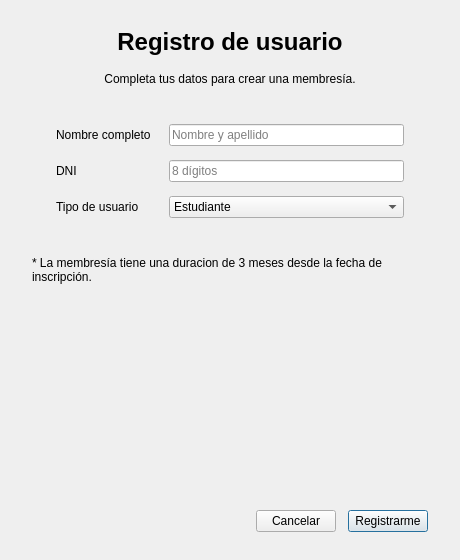
<?xml version="1.0" encoding="UTF-8"?>
<ui version="4.0">
 <class>VentanaRegistro</class>
 <widget class="QDialog" name="VentanaRegistro">
  <property name="geometry">
   <rect>
    <x>0</x>
    <y>0</y>
    <width>460</width>
    <height>560</height>
   </rect>
  </property>
  <property name="minimumSize">
   <size>
    <width>420</width>
    <height>540</height>
   </size>
  </property>
  <property name="windowTitle">
   <string>Registro de usuario</string>
  </property>
  <property name="modal">
   <bool>true</bool>
  </property>
  <layout class="QVBoxLayout" name="layoutRegistro">
   <property name="spacing">
    <number>16</number>
   </property>
   <property name="leftMargin">
    <number>32</number>
   </property>
   <property name="topMargin">
    <number>28</number>
   </property>
   <property name="rightMargin">
    <number>32</number>
   </property>
   <property name="bottomMargin">
    <number>28</number>
   </property>
   <item>
    <widget class="QLabel" name="tituloRegistroLabel">
     <property name="font">
      <font>
       <pointsize>18</pointsize>
       <weight>75</weight>
       <bold>true</bold>
      </font>
     </property>
     <property name="text">
      <string>Registro de usuario</string>
     </property>
     <property name="alignment">
      <set>Qt::AlignCenter</set>
     </property>
    </widget>
   </item>
   <item>
    <widget class="QLabel" name="subtituloRegistroLabel">
     <property name="text">
      <string>Completa tus datos para crear una membresía.</string>
     </property>
     <property name="alignment">
      <set>Qt::AlignCenter</set>
     </property>
     <property name="wordWrap">
      <bool>true</bool>
     </property>
    </widget>
   </item>
   <item>
    <widget class="QFrame" name="formularioFrame">
     <property name="card" stdset="0">
      <string>true</string>
     </property>
     <layout class="QFormLayout" name="formularioRegistro">
      <property name="horizontalSpacing">
       <number>18</number>
      </property>
      <property name="verticalSpacing">
       <number>14</number>
      </property>
      <property name="leftMargin">
       <number>24</number>
      </property>
      <property name="topMargin">
       <number>22</number>
      </property>
      <property name="rightMargin">
       <number>24</number>
      </property>
      <property name="bottomMargin">
       <number>22</number>
      </property>
      <item row="0" column="0">
       <widget class="QLabel" name="nombreLabel">
        <property name="text">
         <string>Nombre completo</string>
        </property>
       </widget>
      </item>
      <item row="0" column="1">
       <widget class="QLineEdit" name="nombreLineEdit">
        <property name="placeholderText">
         <string>Nombre y apellido</string>
        </property>
        <property name="clearButtonEnabled">
         <bool>true</bool>
        </property>
       </widget>
      </item>
      <item row="1" column="0">
       <widget class="QLabel" name="dniLabel">
        <property name="text">
         <string>DNI</string>
        </property>
       </widget>
      </item>
      <item row="1" column="1">
       <widget class="QLineEdit" name="dniLineEdit">
        <property name="maxLength">
         <number>8</number>
        </property>
        <property name="placeholderText">
         <string>8 dígitos</string>
        </property>
        <property name="clearButtonEnabled">
         <bool>true</bool>
        </property>
       </widget>
      </item>
      <item row="2" column="0">
       <widget class="QLabel" name="tipoLabel">
        <property name="text">
         <string>Tipo de usuario</string>
        </property>
       </widget>
      </item>
      <item row="2" column="1">
       <widget class="QComboBox" name="tipoComboBox">
        <item>
         <property name="text">
          <string>Estudiante</string>
         </property>
        </item>
        <item>
         <property name="text">
          <string>Docente</string>
         </property>
        </item>
       </widget>
      </item>
     </layout>
    </widget>
   </item>
   <item>
    <widget class="QLabel" name="membresiaLabel">
     <property name="text">
      <string>* La membresía tiene una duracion de 3 meses desde la fecha de inscripción.</string>
     </property>
     <property name="wordWrap">
      <bool>true</bool>
     </property>
    </widget>
   </item>
   <item>
    <spacer name="espacioRegistro">
     <property name="orientation">
      <enum>Qt::Vertical</enum>
     </property>
     <property name="sizeType">
      <enum>QSizePolicy::Expanding</enum>
     </property>
     <property name="sizeHint" stdset="0">
      <size>
       <width>20</width>
       <height>10</height>
      </size>
     </property>
    </spacer>
   </item>
   <item>
    <layout class="QHBoxLayout" name="layoutBotonesRegistro">
     <property name="spacing">
      <number>12</number>
     </property>
     <item>
      <spacer name="espacioBotonesRegistro">
       <property name="orientation">
        <enum>Qt::Horizontal</enum>
       </property>
       <property name="sizeHint" stdset="0">
        <size>
         <width>40</width>
         <height>20</height>
        </size>
       </property>
      </spacer>
     </item>
     <item>
      <widget class="QPushButton" name="cancelarButton">
       <property name="text">
        <string>Cancelar</string>
       </property>
       <property name="rol" stdset="0">
        <string>secondary</string>
       </property>
      </widget>
     </item>
     <item>
      <widget class="QPushButton" name="registrarButton">
       <property name="text">
        <string>Registrarme</string>
       </property>
       <property name="default">
        <bool>true</bool>
       </property>
       <property name="rol" stdset="0">
        <string>primary</string>
       </property>
      </widget>
     </item>
    </layout>
   </item>
  </layout>
 </widget>
 <resources/>
 <connections/>
</ui>
